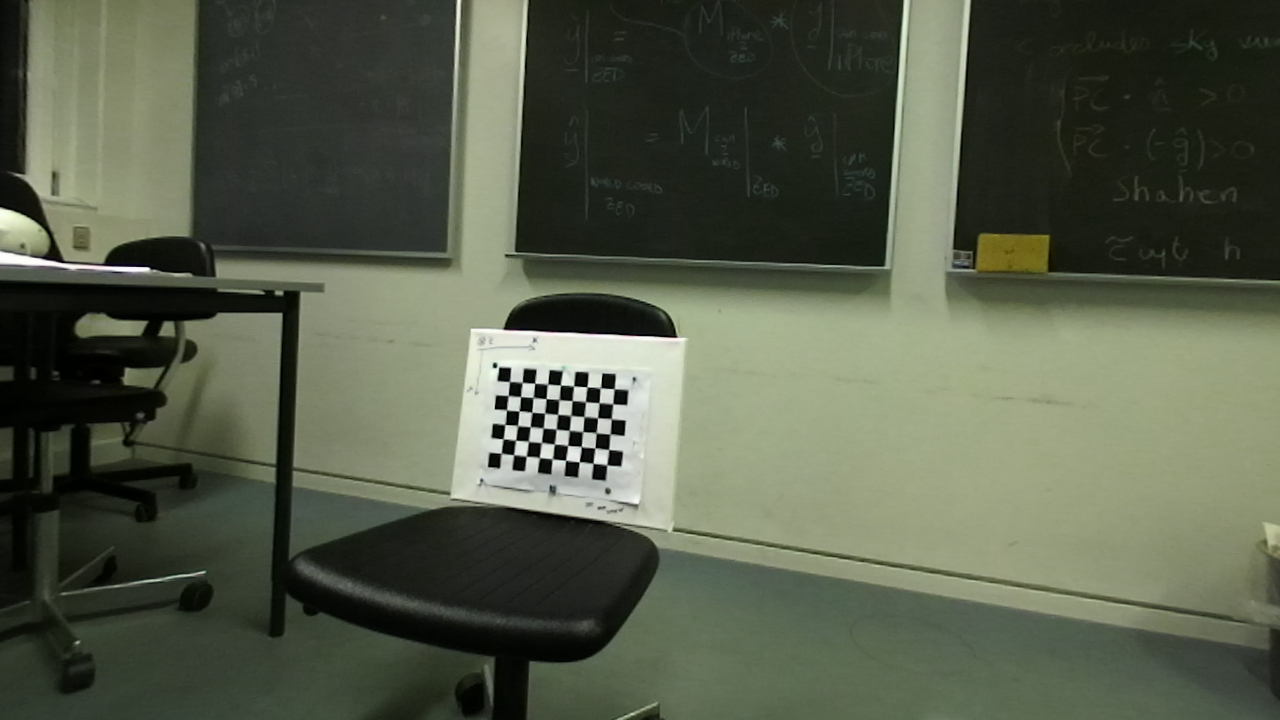
#> input picture cameraCalibration/3Maggio/samples/RGB_0.png, 1280 x 720 px, found by its file name
$ python calib_1_image.py   (older library calls are emulated)
#> lines starting #> are read from the running program, lines starting #| are printed output that depends on the picture; after the words box and inside, x2 and y2 are one past the last pixel; in counts of white or black regions, pixels touching at a corner belong together
# -*- coding: utf-8 -*-
"""
Created on Mon May  7 12:38:50 2018

@author: Fulvio Bertolini
"""


import numpy as np
import cv2
import os

def getCameraExtrinsic(images, mtx, dist):
    criteria = (cv2.TERM_CRITERIA_EPS + cv2.TERM_CRITERIA_MAX_ITER, 30, 0.001)

    # prepare object points, like (0,0,0), (1,0,0), (2,0,0) ....,(6,5,0)
    objp = np.zeros((6*9,3), np.float32)
    objp[:,:2] = np.mgrid[0:9,0:6].T.reshape(-1,2)
    objp = np.multiply(objp, 0.0246)


    tvecs = []
    rvecs = []


    for fname in images:
        img = cv2.imread(fname)
#> img is the input picture: shape (720, 1280, 3); mean B, G, R 73.8, 91.8, 85.2
        gray = cv2.cvtColor(img,cv2.COLOR_BGR2GRAY)
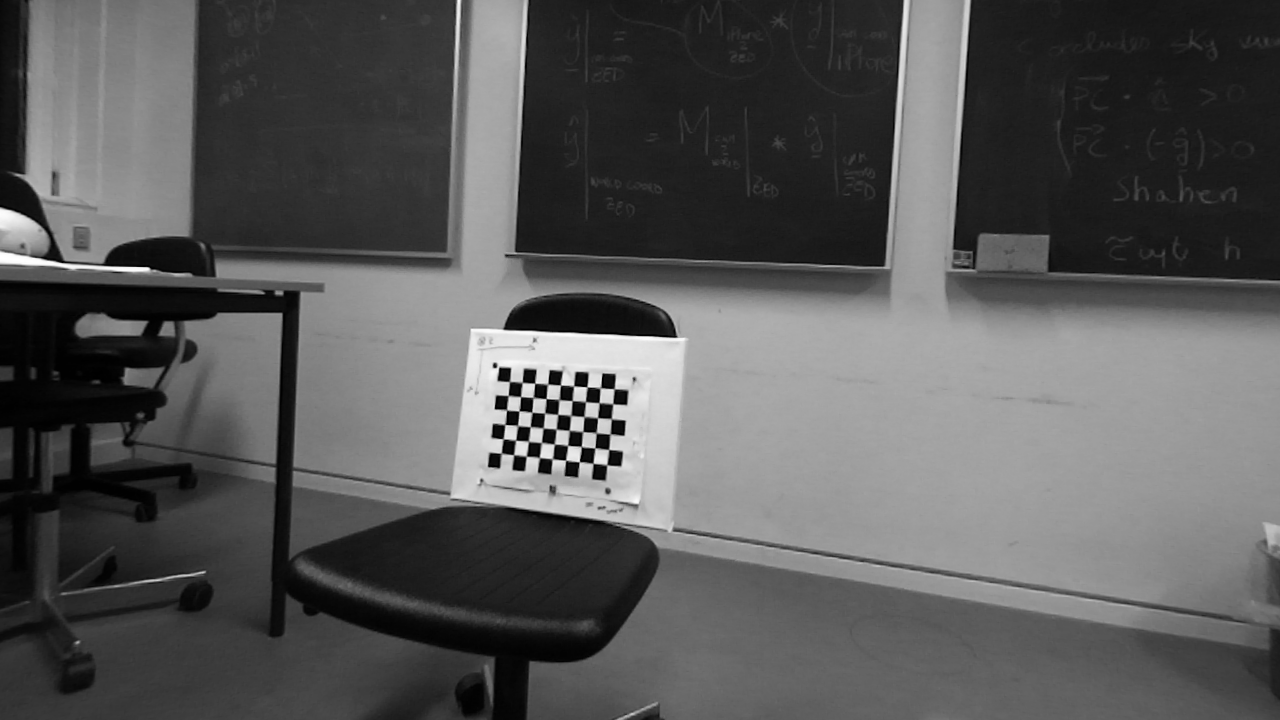
#> gray: shape (720, 1280); min 0, max 255, mean 87.8

        # Find the chess board corners
        ret, corners = cv2.findChessboardCorners(gray, (9,6),None)
#> ret = True; corners = 54 rows, first 8: [509.4, 381.5], [522.3, 382.4], [534.7, 383.2], [547.7, 384.1], [560.6, 385], [573.6, 386], [587, 386.9], [600, 388.1]

        # If found, add object points, image points (after refining them)
        if ret == True:

            corners2 = cv2.cornerSubPix(gray,corners,(11,11),(-1,-1),criteria)
#> corners2 = 54 rows, first 8: [506.8, 381.5], [529.4, 383.1], [541, 383.4], [541, 383.4], [553.4, 384.8], [573.2, 385.9], [587.1, 386.8], [600.3, 387.8]

            _, rvec, tvec, inliers = cv2.solvePnPRansac(objp,corners2, mtx, dist)
#> rvec = [-0.0491, -0.454, 0.146]; tvec = [-0.237, 0.0813, 1.06]; inliers = 44 values from 0 to 53
            rvecs.append(rvec)
            tvecs.append(tvec)

            cv2.namedWindow("img", cv2.WINDOW_NORMAL )        # Create window with freedom of dimensions
            cv2.resizeWindow("img", 2400, 1200)              # Resize window to specified dimensions

            # Draw and display the corners
            cv2.drawChessboardCorners(img, (9,6), corners,ret)
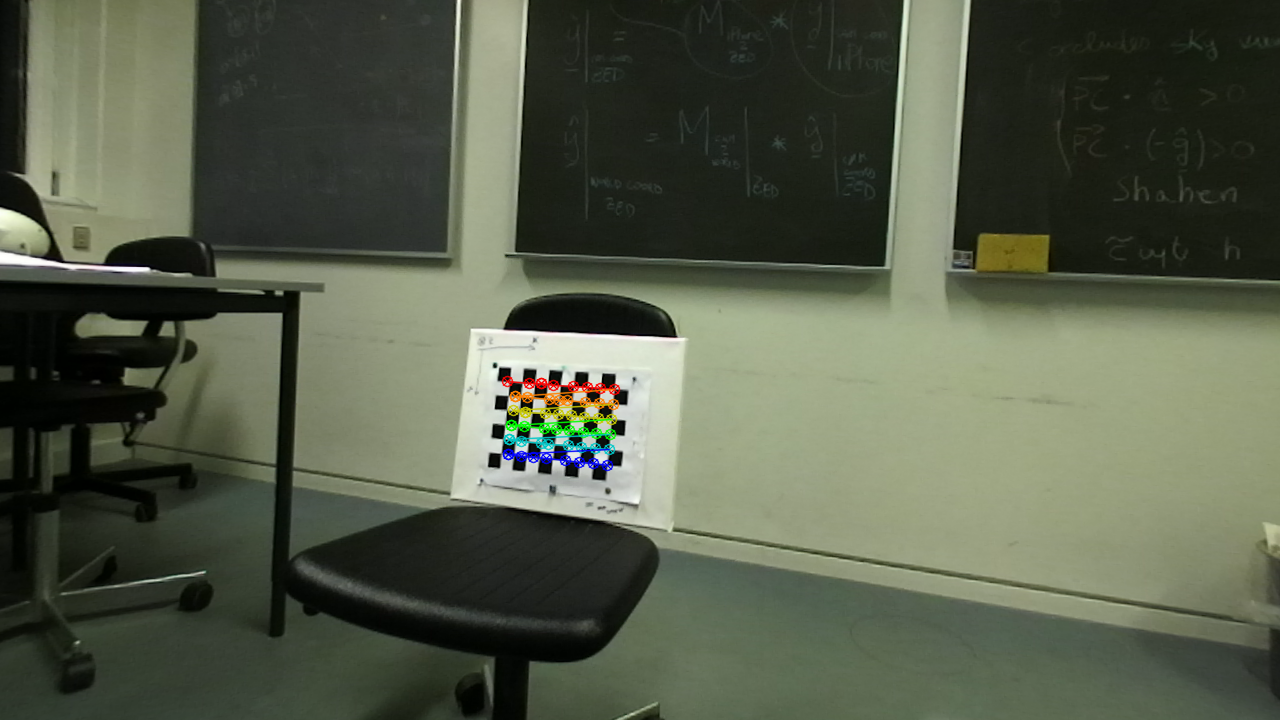
#> img: shape (720, 1280, 3); 0.72% of pixels changed, all inside (x1, y1, x2, y2) = (501, 375, 621, 472)
            cv2.imshow('img',img)
            cv2.waitKey(10)

    cv2.destroyAllWindows()


    return (rvecs, tvecs)

def getCameraMatrix(rvec, tvec):
    Cam_2_Chkb = np.zeros((4,4), np.float)
    Chkb_2_Cam = np.zeros((4,4), np.float)


    rotM_Chkb_2_Cam = cv2.Rodrigues(rvec)[0]

    Chkb_2_Cam[0:3, 0:3] = rotM_Chkb_2_Cam
    Chkb_2_Cam[0:3, 3] = tvec.ravel()
    Chkb_2_Cam[3,3] = 1

    Cam_2_Chkb = np.linalg.inv(Chkb_2_Cam)


    return Cam_2_Chkb, Chkb_2_Cam


def writeMatrix(matrix):

    string:str = ""
    for i in range(0,matrix.shape[0]):
        for j in range(0,matrix.shape[1]):
            string += "{:.9f}".format(matrix[i,j])
            if(j != 3):
                string += " "
        if(i != 3):
                string += "\t"

    return string

image_ZED = ["./10maggio/samples/RGB_0.PNG"]
image_iPhone = ["./10maggio/IMG_2095.JPG"]


# zed intrinsic parameters
cameraMatrix_ZED = np.zeros((3,3), np.float64)
cameraMatrix_ZED[0,0] = 660.445
cameraMatrix_ZED[0,2] = 650.905
cameraMatrix_ZED[1,1] = 660.579
cameraMatrix_ZED[1,2] = 327.352
cameraMatrix_ZED[2,2] = 1

distCoeff_ZED = np.zeros((1,5), np.float64)
distCoeff_ZED[0,0] = -0.00174692
distCoeff_ZED[0,1] = -0.0174969
distCoeff_ZED[0,2] = -0.000182398
distCoeff_ZED[0,3] = -0.00751098
distCoeff_ZED[0,4] =  0.0219687

# iphone intrinsic parameters
cameraMatrix_iPhone = np.zeros((3,3), np.float64)
cameraMatrix_iPhone[0,0] = 3513.23
cameraMatrix_iPhone[0,2] = 1542.31
cameraMatrix_iPhone[1,1] = 3519.98
cameraMatrix_iPhone[1,2] = 2089.89
cameraMatrix_iPhone[2,2] = 1

distCoeff_iPhone = np.zeros((1,5), np.float64)
distCoeff_iPhone[0,0] = 0.293461
distCoeff_iPhone[0,1] = -1.3054
distCoeff_iPhone[0,2] = 0.0132138
distCoeff_iPhone[0,3] = 0.00104743
distCoeff_iPhone[0,4] = 2.50754


rvecs_ZED, tvecs_ZED = getCameraExtrinsic(image_ZED, cameraMatrix_ZED, distCoeff_ZED)
#> rvecs_ZED = [[-0.0491, -0.454, 0.146]]; tvecs_ZED = [[-0.237, 0.0813, 1.06]]
rvecs_iPhone, tvecs_iPhone = getCameraExtrinsic(image_iPhone, cameraMatrix_iPhone, distCoeff_iPhone)
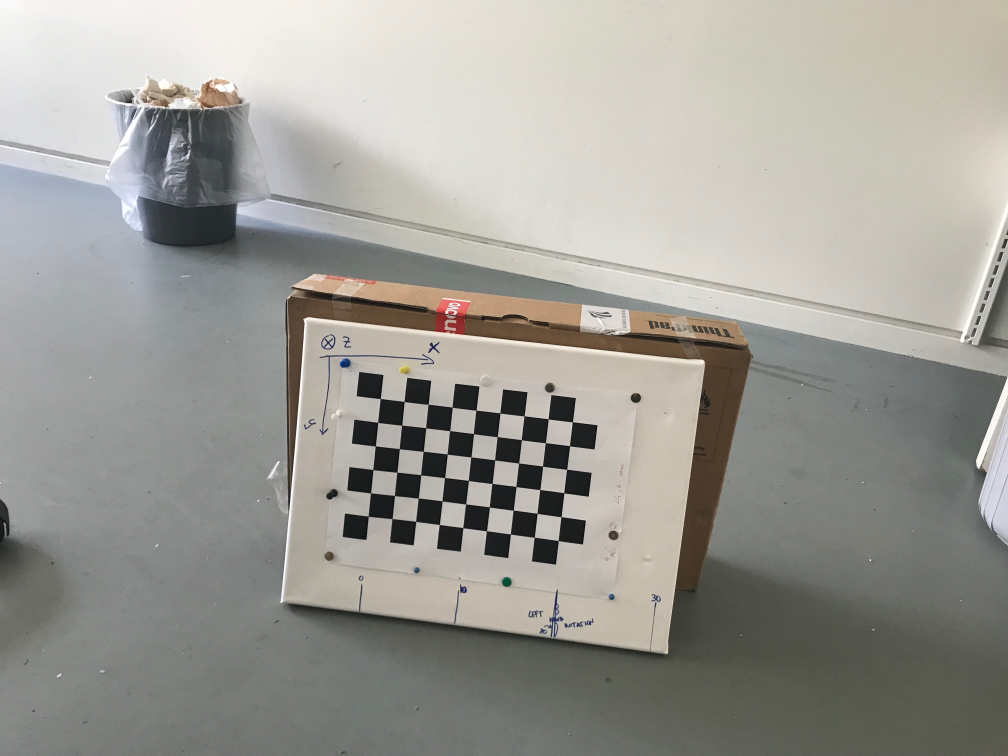
#> input picture cameraCalibration/10maggio/IMG_2095.JPG, 4032 x 3024 px (shown at 1/4 size)
#> in getCameraExtrinsic, img is the input picture: shape (3024, 4032, 3); mean B, G, R 150.2, 156.3, 157.7
#> in getCameraExtrinsic (call 2), `gray = cv2.cvtColor(img,cv2.COLOR_BGR2GRAY)`:
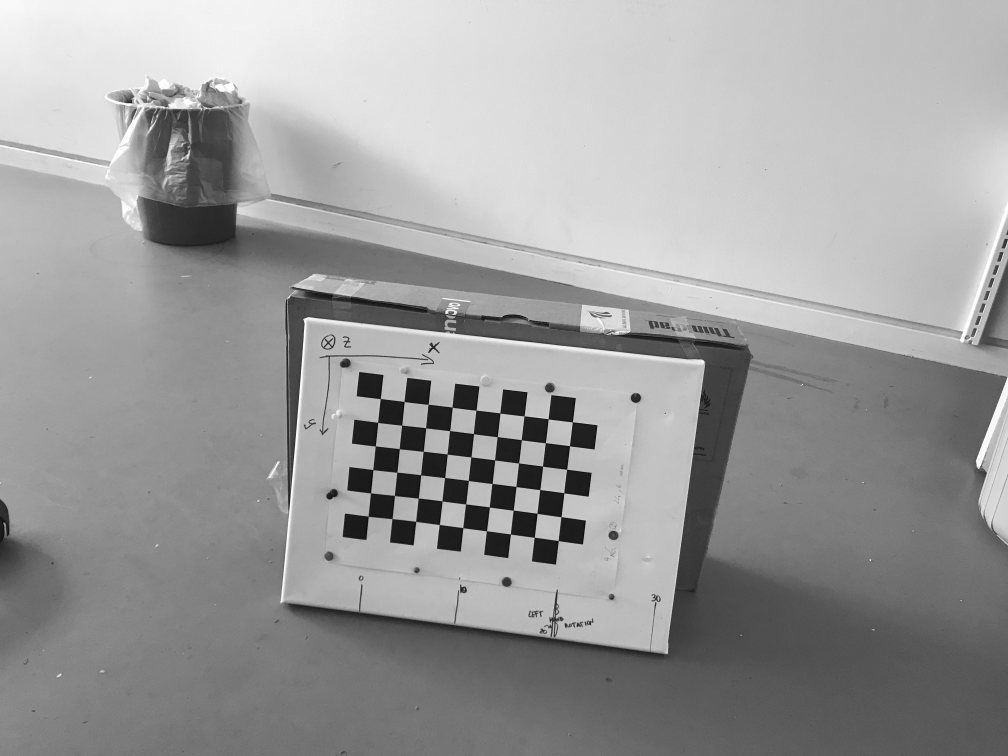
#> gray: shape (3024, 4032) (shown at 1/4 size); min 0, max 255, mean 156
#> in getCameraExtrinsic (call 2), `ret, corners = cv2.findChessboardCorners(gray, (9,6),None)`: corners = 54 rows, first 8: [1521.7, 1596.5], [1617.3, 1606.6], [1713.4, 1619.3], [1809.8, 1630.1], [1905, 1642.3], [2001.6, 1654.3], [2097.3, 1665.6], [2194.6, 1677.3]
#> in getCameraExtrinsic (call 2), `corners2 = cv2.cornerSubPix(gray,corners,(11,11),(-1,-1),criteria)`: corners2 = 54 rows, first 8: [1522.2, 1596], [1617.6, 1607.4], [1713.8, 1618.6], [1809.8, 1630], [1905.1, 1642.2], [2001.1, 1653.7], [2097.6, 1665.4], [2194, 1677.2]
#> in getCameraExtrinsic (call 2), `_, rvec, tvec, inliers = cv2.solvePnPRansac(objp,corners2, mtx, dist)`: rvec = [-0.0791, -0.0398, 0.119]; tvec = [-0.00393, -0.127, 0.907]; inliers = 50 values from 0 to 53
#> rvecs_iPhone = [[-0.0791, -0.0398, 0.119]]; tvecs_iPhone = [[-0.00393, -0.127, 0.907]]

ZEDCam_2_Chkb = np.zeros((4,4), np.float)
iPhoneCam_2_Chkb = np.zeros((4,4), np.float)
Chkb_2_ZEDCam = np.zeros((4,4), np.float)
Chkb_2_iPhoneCam = np.zeros((4,4), np.float)


ZEDCam_2_Chkb[:,:], Chkb_2_ZEDCam[:,:] = getCameraMatrix(rvecs_ZED[0], tvecs_ZED[0])
#> in getCameraMatrix, `rotM_Chkb_2_Cam = cv2.Rodrigues(rvec)[0]`: rotM_Chkb_2_Cam = [[0.889, -0.129, -0.44], [0.151, 0.988, 0.0147], [0.433, -0.0797, 0.898]]
iPhoneCam_2_Chkb[:,:], Chkb_2_iPhoneCam[:,:] = getCameraMatrix(rvecs_iPhone[0], tvecs_iPhone[0])

iPhoneCam_2_ZEDCam = np.matmul(Chkb_2_ZEDCam[:,:], iPhoneCam_2_Chkb[:,:])


matrixFile = open("../TCP/ARKitCam_2_ZEDCam.txt", "a+")
matrixFile.write(writeMatrix(iPhoneCam_2_ZEDCam) + "\n")
matrixFile.close()
print(iPhoneCam_2_ZEDCam)
print("ah scemooooo")
